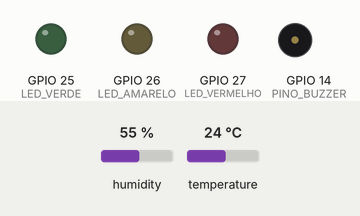
Simulated run of this sketch. Board: ESP32. Shown: output pins drawn as LEDs (lit = HIGH), buzzer (waves = sounding). Inputs (shaded band) come from the test bench; at power-on: temperature 24 °C, humidity 55 %. WiFi joins after 1.5 s; servers stay silent unless stated; the local clock reads 2024-03-15 10:24:30 at power-on unless the sketch sets it; what the sketch prints to the serial monitor is not drawn.

Above: at 2.7 s.
2.8 s: temperature set to 29.7 °C
At 6.4 s:
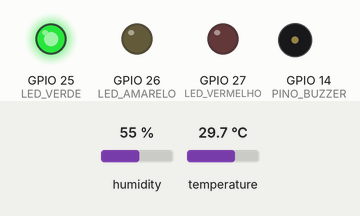
9.7 s: temperature set to 30.5 °C
At 11.5 s:
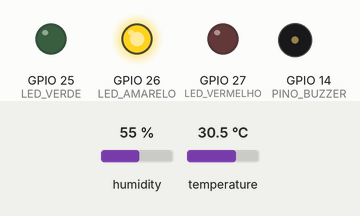
16.6 s: humidity set to 79 %
23.5 s: humidity set to 82 %
At 25.8 s:
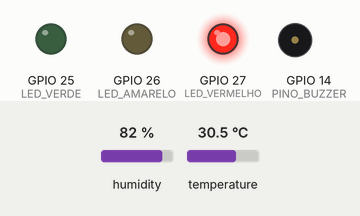
Timing chart, 0 to 36.6 s (numbered marks = the images above; inputs shaded):
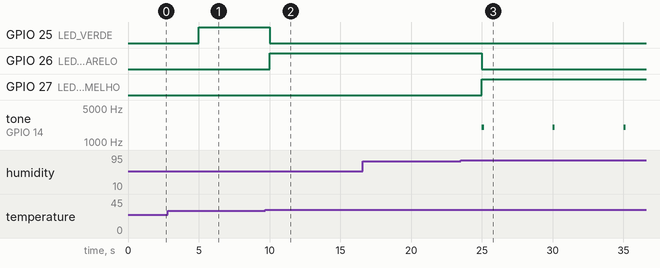

Measured:
- the behaviour switches between 30.1 and 30.2 °C on temperature (found by bisection; images 1 and 2)
- the behaviour switches between 80 and 81 % on humidity (found by bisection; images 2 and 3)
- after the input at 9.7 s, GPIO 25 (LED_VERDE): HIGH → LOW after 0.31 s; GPIO 26 (LED_AMARELO): LOW → HIGH after 0.31 s
- after the input at 16.6 s, every drawn part: stays the same
- after the input at 23.5 s, GPIO 26 (LED_AMARELO): HIGH → LOW after 1.5 s; GPIO 27 (LED_VERMELHO): LOW → HIGH after 1.5 s; tone on GPIO 14 (PINO_BUZZER): alternates 2000 Hz for 0.15 s and silent for 4.9 s, starting after 1.5 s

The sketch:

sketch.ino
```cpp
/*
  Brisa — nó sensor de sala de aula (ESP32 + DHT22)
  FIAP Global Solution 2026.2 — CitizenTech

  O que faz:
   - Lê temperatura e umidade do DHT22 a cada INTERVALO_MS.
   - Calcula o índice de calor (mesma fórmula do backend Python).
   - Indica a faixa de risco no próprio ambiente:
       LED verde    = Normal / Cautela
       LED amarelo  = Cautela extrema
       LED vermelho = Perigo ou pior (+ bipe curto no buzzer)
   - Envia uma linha JSON pela Serial, no formato que o backend ingere:
       {"dispositivo":"brisa-sala-21","ts":"2025-02-17T10:20:00","temp":31.4,"umid":62.0,"ic":36.2,"cat":"Cautela extrema"}

  Simulação: wokwi.com (diagram.json nesta pasta). Rede "Wokwi-GUEST" + NTP para o horário.
  Para usar no backend: copie as linhas do Serial Monitor para um arquivo .jsonl e importe
  pela opção 3 do menu (python src/main.py menu).
*/
#include <WiFi.h>
#include <time.h>
#include "DHTesp.h"
#include "brisa_ic.h"

#define PINO_DHT       15
#define LED_VERDE      25
#define LED_AMARELO    26
#define LED_VERMELHO   27
#define PINO_BUZZER    14

const char* DISPOSITIVO = "brisa-sala-21";   // deve existir na tabela 'ambientes'
const char* WIFI_SSID   = "Wokwi-GUEST";
const char* WIFI_SENHA  = "";
const long  FUSO_SEG    = -3 * 3600;          // America/Sao_Paulo
const unsigned long INTERVALO_MS = 5000;      // 5 s na simulação (10 min em produção)

DHTesp dht;
bool relogioOk = false;
unsigned long ultimaLeitura = 0;

void conectarWiFiERelogio() {
  WiFi.begin(WIFI_SSID, WIFI_SENHA);
  Serial.print("# Conectando ao Wi-Fi");
  for (int i = 0; i < 20 && WiFi.status() != WL_CONNECTED; i++) {
    delay(250);
    Serial.print(".");
  }
  Serial.println();
  if (WiFi.status() == WL_CONNECTED) {
    configTime(FUSO_SEG, 0, "pool.ntp.org");
    struct tm info;
    relogioOk = getLocalTime(&info, 5000);
  }
  Serial.println(relogioOk ? "# Relogio sincronizado via NTP" : "# Sem NTP: leituras sem horario serao descartadas pelo backend");
}

void indicar(int nivel) {
  digitalWrite(LED_VERDE,    nivel <= 1);
  digitalWrite(LED_AMARELO,  nivel == 2);
  digitalWrite(LED_VERMELHO, nivel >= 3);
  if (nivel >= 3) tone(PINO_BUZZER, 2000, 150);
}

void setup() {
  Serial.begin(115200);
  pinMode(LED_VERDE, OUTPUT);
  pinMode(LED_AMARELO, OUTPUT);
  pinMode(LED_VERMELHO, OUTPUT);
  pinMode(PINO_BUZZER, OUTPUT);
  dht.setup(PINO_DHT, DHTesp::DHT22);
  conectarWiFiERelogio();
}

void loop() {
  if (millis() - ultimaLeitura < INTERVALO_MS) return;
  ultimaLeitura = millis();

  TempAndHumidity leitura = dht.getTempAndHumidity();
  if (dht.getStatus() != DHTesp::ERROR_NONE || isnan(leitura.temperature) || isnan(leitura.humidity)) {
    Serial.printf("# Erro de leitura do DHT22: %s\n", dht.getStatusString());
    return;  // nunca envia leitura inválida
  }

  float ic = brisa_indice_calor(leitura.temperature, leitura.humidity);
  int nivel = brisa_nivel(ic);
  indicar(nivel);

  char ts[25] = "";
  struct tm info;
  if (relogioOk && getLocalTime(&info, 100)) {
    strftime(ts, sizeof(ts), "%Y-%m-%dT%H:%M:%S", &info);
  }

  Serial.printf("{\"dispositivo\":\"%s\",\"ts\":\"%s\",\"temp\":%.1f,\"umid\":%.1f,\"ic\":%.1f,\"cat\":\"%s\"}\n",
                DISPOSITIVO, ts, leitura.temperature, leitura.humidity, ic, brisa_categoria(nivel));
}
```

brisa_ic.h
```cpp
// brisa_ic.h — Índice de calor (NWS/NOAA) e faixas de risco, versão C++ para o ESP32.
// Mesmo algoritmo de src/brisa/indice_calor.py (testado em tests/test_esp32_formula.py).
#pragma once
#include <math.h>

static inline float brisa_c_para_f(float c) { return c * 9.0f / 5.0f + 32.0f; }
static inline float brisa_f_para_c(float f) { return (f - 32.0f) * 5.0f / 9.0f; }

// Retorna o índice de calor em °C a partir de temperatura (°C) e umidade relativa (%).
static inline float brisa_indice_calor(float temp_c, float ur) {
  float t = brisa_c_para_f(temp_c);
  float simples = 0.5f * (t + 61.0f + (t - 68.0f) * 1.2f + ur * 0.094f);
  if ((simples + t) / 2.0f < 80.0f) return brisa_f_para_c(simples);

  float ic = -42.379f + 2.04901523f * t + 10.14333127f * ur
             - 0.22475541f * t * ur - 0.00683783f * t * t
             - 0.05481717f * ur * ur + 0.00122874f * t * t * ur
             + 0.00085282f * t * ur * ur - 0.00000199f * t * t * ur * ur;

  if (ur < 13.0f && t >= 80.0f && t <= 112.0f) {
    ic -= ((13.0f - ur) / 4.0f) * sqrtf((17.0f - fabsf(t - 95.0f)) / 17.0f);
  } else if (ur > 85.0f && t >= 80.0f && t <= 87.0f) {
    ic += ((ur - 85.0f) / 10.0f) * ((87.0f - t) / 5.0f);
  }
  return brisa_f_para_c(ic);
}

// 0 = Normal, 1 = Cautela, 2 = Cautela extrema, 3 = Perigo, 4 = Perigo extremo
static inline int brisa_nivel(float ic_c) {
  if (ic_c < 26.7f) return 0;
  if (ic_c < 32.2f) return 1;
  if (ic_c < 39.4f) return 2;
  if (ic_c < 51.7f) return 3;
  return 4;
}

static inline const char* brisa_categoria(int nivel) {
  static const char* nomes[] = {"Normal", "Cautela", "Cautela extrema", "Perigo", "Perigo extremo"};
  return nomes[nivel < 0 ? 0 : (nivel > 4 ? 4 : nivel)];
}
```
